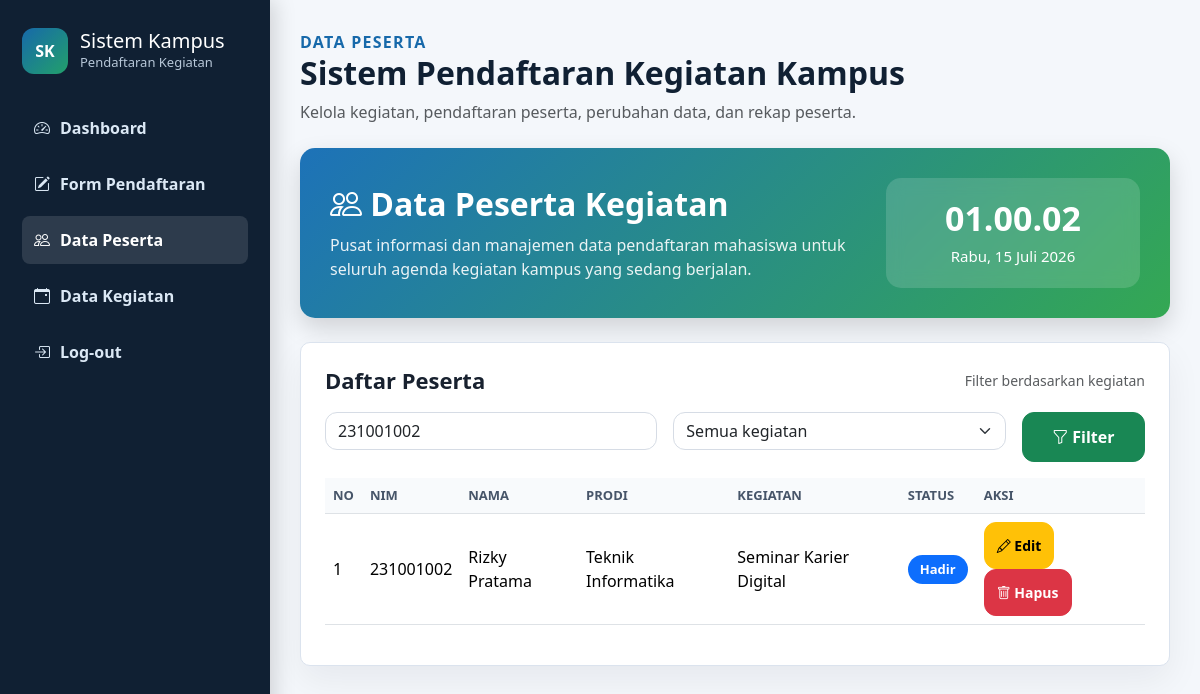
The page /data_peserta.php?keyword=231001002 on the database its author committed.
### tables this page shows
CREATE TABLE `peserta` (
  `id_peserta` int(11) NOT NULL,
  `id_kegiatan` int(11) NOT NULL,
  `nim` varchar(20) NOT NULL,
  `nama_lengkap` varchar(100) NOT NULL,
  `program_studi` varchar(100) NOT NULL,
  `semester` tinyint(4) NOT NULL,
  `no_hp` varchar(20) DEFAULT NULL,
  `email` varchar(100) DEFAULT NULL,
  `alamat` text DEFAULT NULL,
  `status_pendaftaran` enum('terdaftar','hadir','batal') NOT NULL DEFAULT 'terdaftar',
  `tanggal_daftar` timestamp NOT NULL DEFAULT current_timestamp(),
  `catatan` text DEFAULT NULL
);

CREATE TABLE `kegiatan` (
  `id_kegiatan` int(11) NOT NULL,
  `kode_kegiatan` varchar(20) NOT NULL,
  `nama_kegiatan` varchar(150) NOT NULL,
  `kategori` enum('Seminar','Workshop','Lomba','Pelatihan','Lainnya') NOT NULL,
  `tanggal` date NOT NULL,
  `waktu_mulai` time NOT NULL,
  `waktu_selesai` time DEFAULT NULL,
  `lokasi` varchar(150) NOT NULL,
  `kuota` int(11) NOT NULL,
  `deskripsi` text DEFAULT NULL,
  `status` enum('dibuka','ditutup','selesai') NOT NULL DEFAULT 'dibuka',
  `created_by` int(11) DEFAULT NULL,
  `created_at` timestamp NOT NULL DEFAULT current_timestamp(),
  `updated_at` timestamp NOT NULL DEFAULT current_timestamp() ON UPDATE current_timestamp()
);

### data_peserta.php (the view, shortened to what this page needs)
<?php
include 'koneksi.php';
$keyword = isset($_GET['keyword']) ? $_GET['keyword'] : '';
$query = "
    SELECT
        peserta.*,
        kegiatan.nama_kegiatan
    FROM peserta
    JOIN kegiatan
        ON peserta.id_kegiatan = kegiatan.id_kegiatan
    WHERE 1=1
";
if ($keyword != '') {
    $query .= "
        AND (
            peserta.nim LIKE '%$keyword%'
            OR peserta.nama_lengkap LIKE '%$keyword%'
        )
    ";
}
$query .= "
    ORDER BY peserta.id_peserta DESC
";
$data_peserta = mysqli_query($koneksi, $query);
?>
<!doctype html>
<html lang="id">
<head>
    <link href="https://cdn.jsdelivr.net/npm/bootstrap@5.3.3/dist/css/bootstrap.min.css" rel="stylesheet">
    <link href="https://cdn.jsdelivr.net/npm/bootstrap-icons@1.11.3/font/bootstrap-icons.css" rel="stylesheet">
    <link href="assets/css/style.css" rel="stylesheet">
</head>
<body>
    <aside class="sidebar">
        <div class="brand">
            <div class="brand-logo">SK</div>
            <div>
                <h1>Sistem Kampus</h1>
                <p>Pendaftaran Kegiatan</p>
            </div>
        </div>
        <nav class="menu">
            <a href="dashboard.php">
                <i class="bi bi-speedometer2"></i> Dashboard
            </a>
            <a href="form_daftar.php">
                <i class="bi bi-pencil-square"></i> Form Pendaftaran
            </a>
            <a href="data_peserta.php" class="active">
                <i class="bi bi-people"></i> Data Peserta
            </a>
            <a href="kegiatan.php">
                <i class="bi bi-calendar-event"></i> Data Kegiatan
            </a>
            <a href="logout.php">
                <i class="bi bi-box-arrow-in-right"></i> Log-out
            </a>
        </nav>
    </aside>
    <main class="content">
        <section class="topbar">
            <div>
                <p class="label">Data Peserta</p>
                <h2>Sistem Pendaftaran Kegiatan Kampus</h2>
                <p class="text-muted">
                    Kelola kegiatan, pendaftaran peserta, perubahan data, dan rekap peserta.
                </p>
            </div>
        </section>
        <section class="hero-dashboard mb-4" style="background: linear-gradient(135deg, #1d72b8 0%, #34a853 100%); color: white; padding: 30px; border-radius: 15px;">
            <div class="row align-items-center">
                <div class="col-lg-8">
                    <h2><i class="bi bi-people"></i> Data Peserta Kegiatan</h2>
                    <p class="mb-0">Pusat informasi dan manajemen data pendaftaran mahasiswa untuk seluruh agenda kegiatan kampus yang sedang berjalan.</p>
                </div>
                <div class="col-lg-4 text-lg-end">
                    <div class="hero-time">
                        <h3 id="jam">00:00:00</h3>
                        <span id="tanggal">Senin, 1 Januari 2026</span>
                    </div>
                </div>
            </div>
        </section>
        <section class="card-box mb-4">
            <div class="section-title">
                <h3>Daftar Peserta</h3>
                <span class="text-muted">Filter berdasarkan kegiatan</span>
            </div>
            <form method="get" class="row g-3 mb-3">
                <div class="col-md-5">
                    <input
                        type="text"
                        id="inputCari"
                        name="keyword"
                        class="form-control"
                        placeholder="Cari nama atau NIM..."
                        value="<?= htmlspecialchars($keyword); ?>"
                    >
                </div>
                <div class="col-md-5">
                    <select name="filter_kegiatan" class="form-select">
                        <option value="">Semua kegiatan</option>
                    </select>
                </div>
                <div class="col-md-2">
                    <button type="submit" class="btn btn-success w-100">
                        <i class="bi bi-funnel"></i> Filter
                    </button>
                </div>
            </form>
            <div class="table-responsive">
                <table class="table table-hover align-middle">
                    <thead>
                        <tr>
                            <th>No</th>
                            <th>NIM</th>
                            <th>Nama</th>
                            <th>Prodi</th>
                            <th>Kegiatan</th>
                            <th>Status</th>
                            <th>Aksi</th>
                        </tr>
                    </thead>
                    <tbody id="tabelPeserta">
                    <?php
                    $no = 1;
                    while($peserta = mysqli_fetch_assoc($data_peserta)){
                    ?>
                        <tr>
                            <td><?= $no++; ?></td>
                            <td><?= htmlspecialchars($peserta['nim']); ?></td>
                            <td><?= htmlspecialchars($peserta['nama_lengkap']); ?></td>
                            <td><?= htmlspecialchars($peserta['program_studi']); ?></td>
                            <td><?= htmlspecialchars($peserta['nama_kegiatan']); ?></td>
                            <td>
                                <?php if($peserta['status_pendaftaran'] == 'hadir'){ ?>
                                    <span class="badge bg-primary">Hadir</span>
                                <?php } elseif($peserta['status_pendaftaran'] == 'batal'){ ?>
                                    <span class="badge bg-danger">Batal</span>
                                <?php } else { ?>
                                    <span class="badge bg-success">Terdaftar</span>
                                <?php } ?>
                            </td>
                            <td>
                                <a href="edit_data.php?id=<?= $peserta['id_peserta']; ?>" class="btn btn-sm btn-warning">
                                    <i class="bi bi-pencil"></i> Edit
                                </a>
                                <a href="hapus_peserta.php?id=<?= $peserta['id_peserta']; ?>"
                                   onclick="return confirm('Yakin ingin menghapus data milik <?= htmlspecialchars($peserta['nama_lengkap']); ?>?')"
                                   class="btn btn-sm btn-danger">
                                    <i class="bi bi-trash"></i> Hapus
                                </a>
                            </td>
                        </tr>
                    <?php } ?>
                    </tbody>
                </table>
            </div>
        </section>
    </main>
</body>
</html>

### assets/css/style.css (style rules this page uses)
:root { --primary: #1769aa; --dark: #102033; --green: #22a06b; --light: #f6f8fb; --line: #dbe3ee; --text: #18212f; }
body { margin: 0; min-height: 100vh; color: var(--text); background: var(--light); font-family: "Segoe UI", Arial, sans-serif; }
.sidebar { position: fixed; width: 270px; min-height: 100vh; padding: 28px 22px; background: var(--dark); color: #fff; }
.brand { display: flex; gap: 12px; align-items: center; margin-bottom: 30px; }
.brand-logo { width: 46px; height: 46px; display: grid; place-items: center; border-radius: 12px; background: linear-gradient(135deg, var(--primary), var(--green)); font-weight: 800; }
.brand h1 { margin: 0; font-size: 20px; }
.brand p { margin: 0; color: #b7c7d8; font-size: 13px; }
.menu { display: grid; gap: 8px; }
.menu a { display: flex; gap: 10px; align-items: center; padding: 12px; border-radius: 8px; color: #dbe8f5; text-decoration: none; font-weight: 600; }
.menu a:hover, .menu a.active { background: rgba(255, 255, 255, .12); color: #fff; }
.content { margin-left: 270px; padding: 30px; }
.topbar { display: flex; justify-content: space-between; gap: 20px; align-items: center; margin-bottom: 24px; }
.label { color: var(--primary); font-weight: 800; letter-spacing: .08em; text-transform: uppercase; }
.card-box, .stat-card { border: 1px solid var(--line); border-radius: 10px; background: #fff; box-shadow: 0 15px 35px rgba(15, 23, 42, .06); }
.card-box { padding: 24px; }
.section-title { display: flex; justify-content: space-between; gap: 12px; align-items: center; margin-bottom: 18px; }
.section-title h3 { margin: 0; font-size: 22px; font-weight: 800; }
.section-title span { color: #64748b; font-size: 14px; }
.form-control, .form-select, .btn { border-radius: 8px; }
.table thead th { background: #f8fafc; color: #475569; font-size: 13px; text-transform: uppercase; }
body { background: #f4f7fb; }
.card-box, .stat-card { transition: all 0.3s ease; }
.sidebar { box-shadow: 5px 0 20px rgba(0,0,0,.15); }
.menu a { transition: all .3s ease; }
.topbar h2 { font-weight: 800; color: #102033; }
.topbar p { margin-bottom: 0; }
.card-box, .stat-card, .btn { animation: fadeUp .6s ease; }
.card-box { transition:.35s; }
.btn { transition:.3s; }
.table tbody tr { transition:.25s; }
body { animation:fadePage .8s ease; }
.hero-dashboard { background:linear-gradient(135deg,#1769aa,#22a06b); color:white; padding:35px; border-radius:20px; margin-bottom:25px; box-shadow:0 15px 35px rgba(0,0,0,.12); }
.hero-dashboard h2 { font-weight:800; }
.hero-dashboard p { margin-top:10px; opacity:.95; }
.hero-time { background:rgba(255,255,255,.18); padding:20px; border-radius:15px; text-align:center; }
.hero-time h3 { font-size:34px; font-weight:800 }
.hero-time span { font-size:15px; }
.hero-dashboard { background: linear-gradient(135deg,#1769aa,#22a06b); color:#fff; border-radius:18px; padding:35px; margin-bottom:25px; box-shadow:0 12px 30px rgba(0,0,0,.15); }
.hero-dashboard h2 { font-weight:700; margin-bottom:10px; }
.hero-dashboard p { opacity:.95; margin-bottom:0; }
.hero-time { background:rgba(255,255,255,.15); backdrop-filter:blur(8px); border-radius:15px; padding:20px; text-align:center; }
.hero-time h3 { font-size:32px; font-weight:700; margin-bottom:5px; }
.form-control, .form-select { border-radius:12px; border:1px solid #d6dce5; transition:.3s; }
.btn { border-radius:12px; transition:.3s; }
.content { animation:fadeIn .6s ease; }
.hero-dashboard { background: linear-gradient(135deg,#1769aa,#22a06b); color:#fff; padding:35px; border-radius:18px; margin-bottom:30px; box-shadow:0 10px 25px rgba(0,0,0,.15); animation:fadeUp .8s; }
.hero-dashboard p { opacity:.9; }
.hero-dashboard h3 { font-size:34px; font-weight:bold; }
.hero-dashboard span { font-size:15px; }
.table tbody tr { transition:.3s; }
.form-control { border-radius:0 10px 10px 0; }
.badge { font-size:13px; padding:8px 12px; border-radius:30px; }
.card-box { animation:fadeUp .8s; }
.form-control, .form-select { border-radius:12px; transition:.3s; }
.btn { border-radius:12px; padding:12px; font-weight:600; transition:.3s; }

### rows shown on the page
peserta: nim "231001002", nama_lengkap "Rizky Pratama", program_studi "Teknik Informatika", id_kegiatan.nama_kegiatan "Seminar Karier Digital", status_pendaftaran "Hadir"
